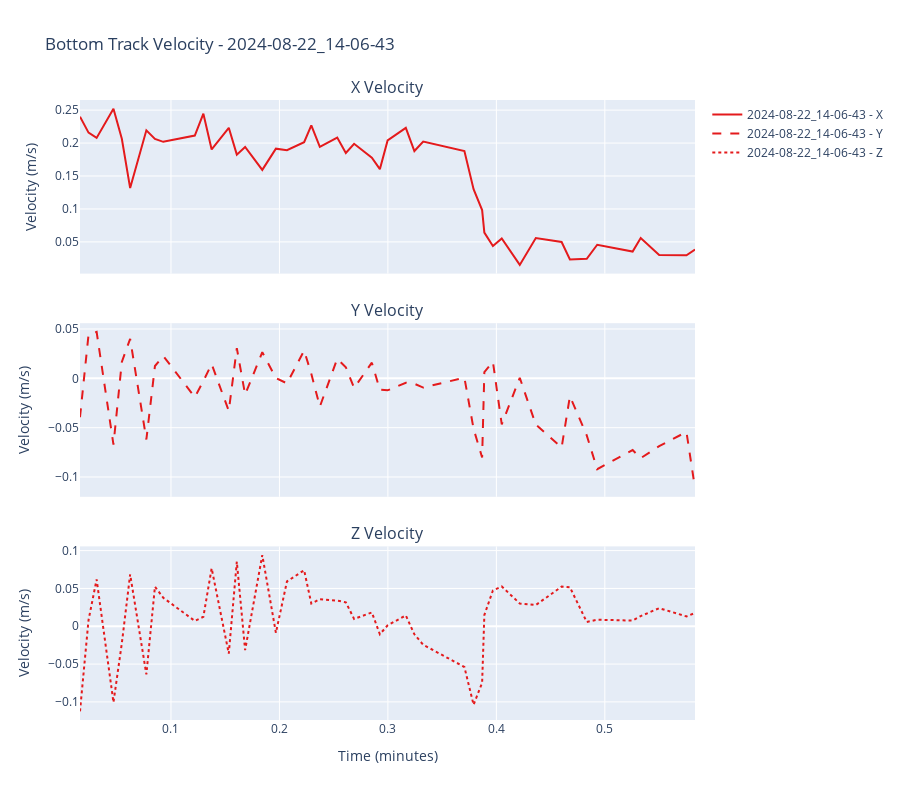

This figure's notebook cell:
### Code cell
# 🚀 BOTTOM TRACK VELOCITY VISUALIZATION — compact
if 'bottomtrack' in analyzer.available_sensors:
    if BAG_SELECTION:
        analyzer.plot_bottomtrack_velocity(BAG_SELECTION, interactive=(PLOT_STYLE == "interactive"))
    else:
        analyzer.plot_bottomtrack_velocity(None, interactive=(PLOT_STYLE == "interactive"))
else:
    print("⚠️  No bottom track data available")
